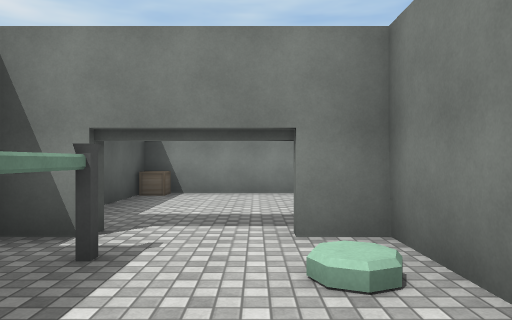
[1] (above)

18 first-person views from a walk through a Unity game level. The camera is 1.4 m above the floor, looks level and sees 70° across. Doors are open. The floor is counted in squares, 2 m on a side. Each view is taken from the middle of a square. On the plan, view 1 faces up. The plan holds only what a view shows up to about 11 squares ahead; the rest is blank. The place goes on beyond the plan. The player character is not drawn. Some surface patterns are stand-ins.

[2]
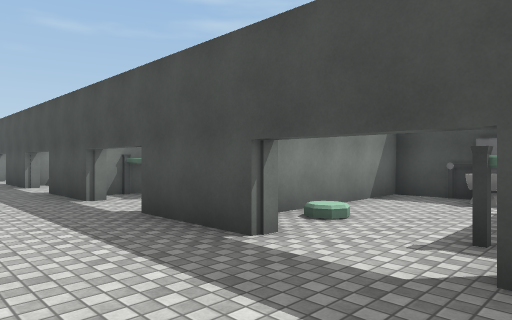

[3]
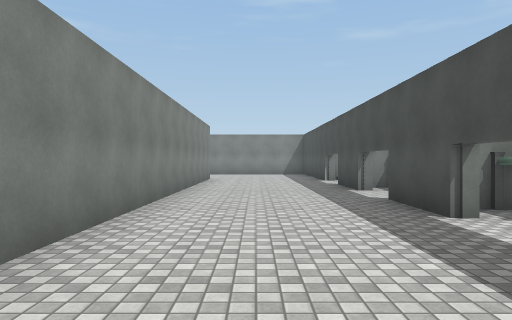

[4]
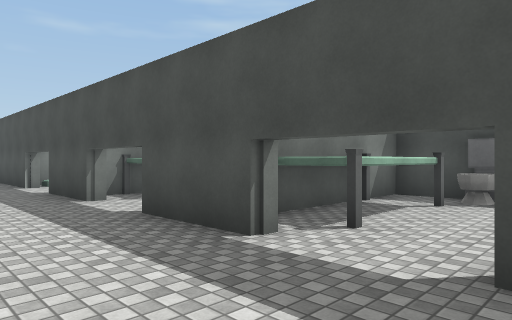

[5]
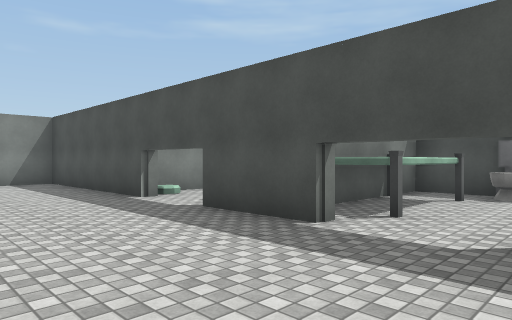

[6]
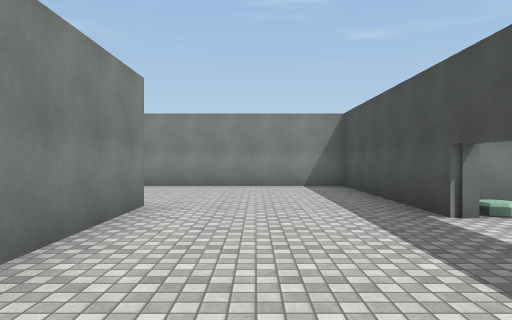

[7]
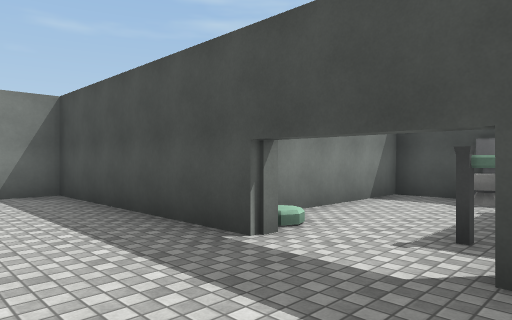

[8]
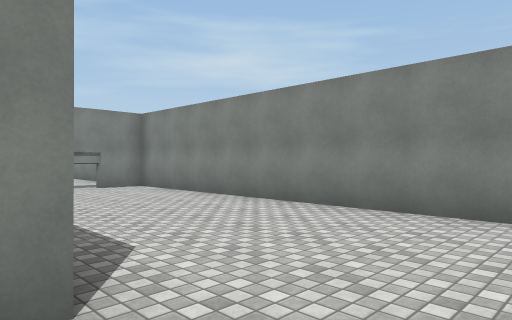

[9]
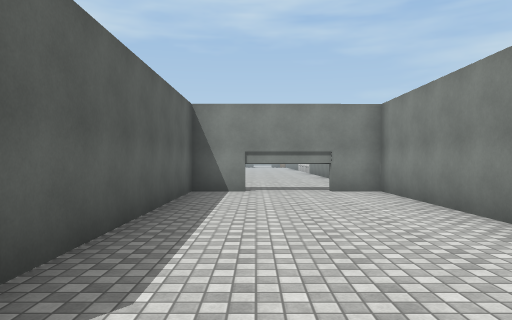

[10]
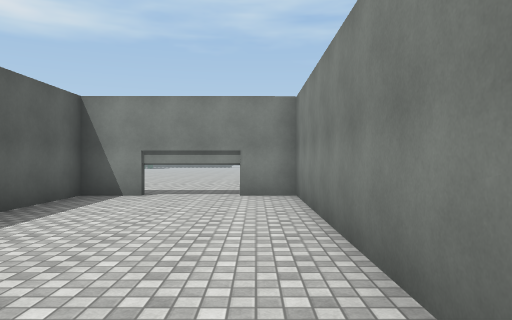

[11]
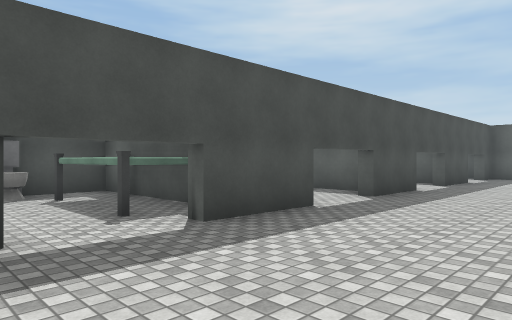

[12]
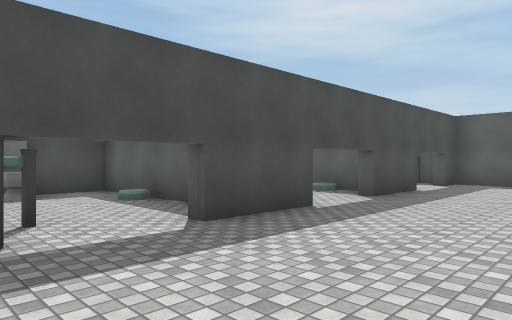

[13]
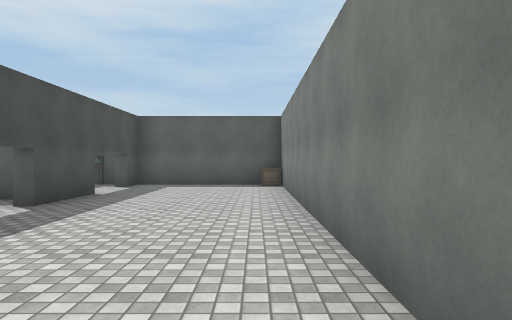

[14]
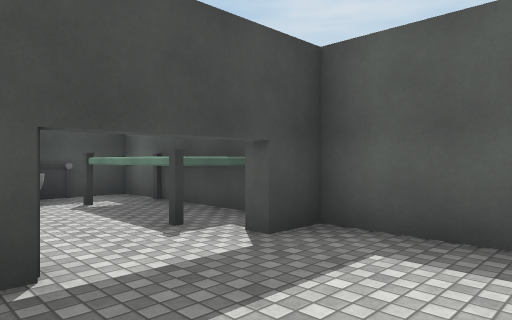

[15]
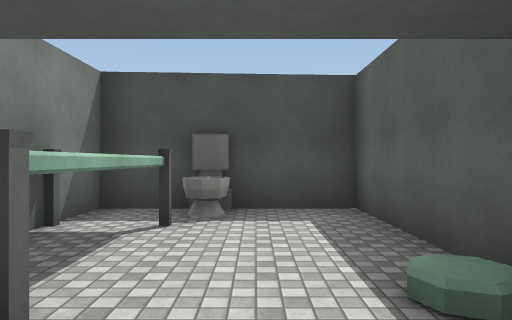

[16]
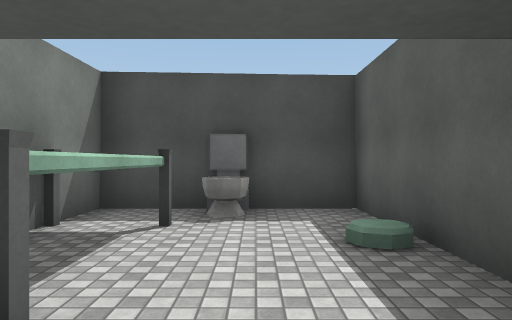

[17]
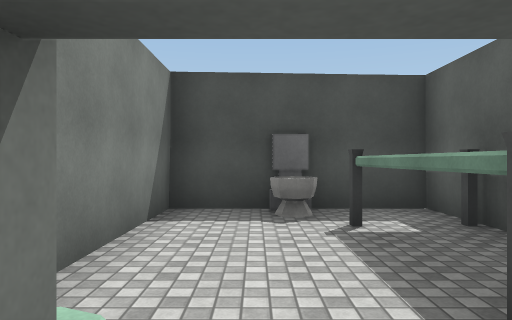

[18]
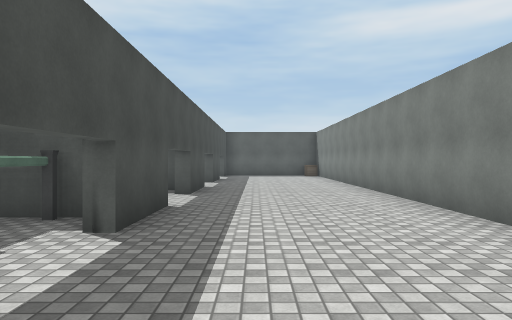

### Floor plan
Ten units are one square. View 1 is at (0, 0); x grows to the right and y downward. Boxes are objects, and circles mark ways between rooms. Rooms are numbered by the first view taken in them; rooms with no view inside come last. Other rooms are left out.
<svg viewBox="-30 -157 213 177">
<path fill="none" stroke="#000" d="M12 13 12 -33 4 -33M-15 -37 -15 -33 -24 -33 -24 13 -9 13M136 -77 -24 -77 -24 -37 -15 -37M84 -32 84 -37 105 -37 105 -32M124 -32 124 -37 178 -37 178 -152 136 -152 136 -90M44 -32 44 -37 65 -37 65 -32M4 -33 4 -37 25 -37 25 -32M95 -6 96 13 114 13M92 -27 92 -32M132 13 132 -32M56 -14 56 13 92 13 92 -7"/>
<rect x="-25" y="-25" width="10" height="30" fill="#bbb"><title>other object</title></rect>
<rect x="-15" y="5" width="10" height="10" fill="#bbb"><title>vent</title></rect>
<rect x="-5" y="5" width="10" height="10" fill="#bbb"><title>toilet</title></rect>
<rect x="-25" y="-75" width="10" height="10" fill="#bbb"><title>other object</title></rect>
<rect x="65" y="5" width="10" height="10" fill="#bbb"><title>other object</title></rect>
<rect x="75" y="-25" width="20" height="30" fill="#bbb"><title>other object</title></rect>
<rect x="95" y="-25" width="20" height="30" fill="#bbb"><title>other object</title></rect>
<rect x="115" y="-5" width="10" height="20" fill="#bbb"><title>other object</title></rect>
<circle cx="-5" cy="-40" r="3" fill="#2a7"/>
<circle cx="115" cy="-30" r="3" fill="#2a7"/>
<circle cx="75" cy="-30" r="3" fill="#2a7"/>
<text x="0" y="-10">1</text>
<text x="100" y="-70">2</text>
<text x="100" y="-10">3</text>
</svg>
Room 1 opens to room 2. Room 2 opens to room 3.

Where each view was taken, in squares from view 1:
view 1: 0 up, 0 right, facing up
view 2: 6 up, 2 left, facing down-right
view 3: 6 up, 0 right, facing right
view 4: 6 up, 2 right, facing down-right
view 5: 7 up, 6 right, facing down-right
view 6: 6 up, 8 right, facing right
view 7: 6 up, 10 right, facing down-right
view 8: 6 up, 13 right, facing up-right
view 9: 7 up, 15 right, facing up
view 10: 8 up, 17 right, facing up
view 11: 7 up, 13 right, facing down-left
view 12: 7 up, 9 right, facing down-left
view 13: 7 up, 8 right, facing left
view 14: 6 up, 1 right, facing down-left
view 15: 4 up, 3 right, facing down
view 16: 4 up, 7 right, facing down
view 17: 4 up, 12 right, facing down
view 18: 5 up, 14 right, facing left
